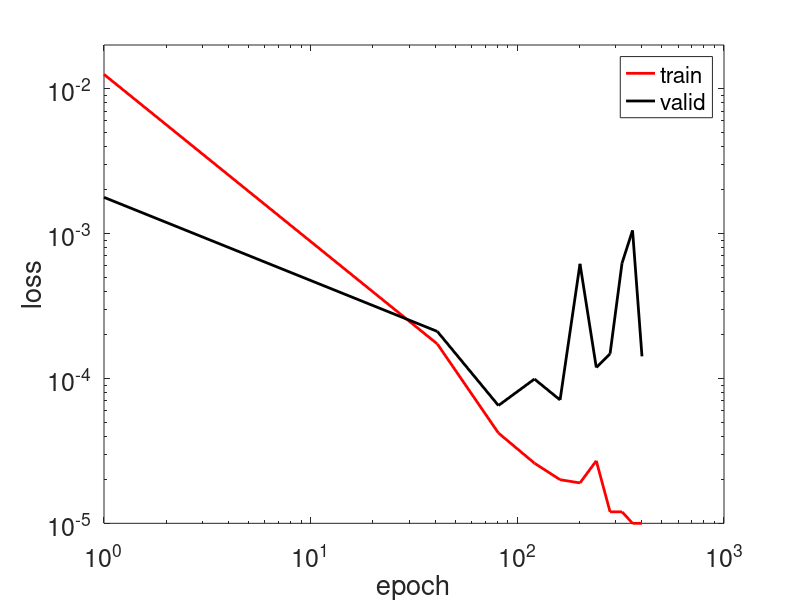

Source code (MATLAB):
epochs = 1:40:401;
train_loss = [0.012539, 0.000173, 0.000042, 0.000026, 0.000020, 0.000019, 0.000027, 0.000012, 0.000012, 0.000010, 0.000010];
valid_loss = [0.001777, 0.000211, 0.000065, 0.000099, 0.000071, 0.000618, 0.000119, 0.000148, 0.000624, 0.001051, 0.000142];

figure
loglog(epochs,train_loss,'-r','DisplayName','train','LineWidth',2);
hold on
loglog(epochs,valid_loss,'-k','DisplayName','valid','LineWidth',2);
legend
xlabel('epoch', 'fontsize',18);  ylabel('loss', 'fontsize',18);
set(gca,'FontSize',18);
ylim([10^-5,2*10^-2])
yticks([1e-5, 1e-4, 1e-3, 1e-2])
hold off
print('e1loss','-depsc')